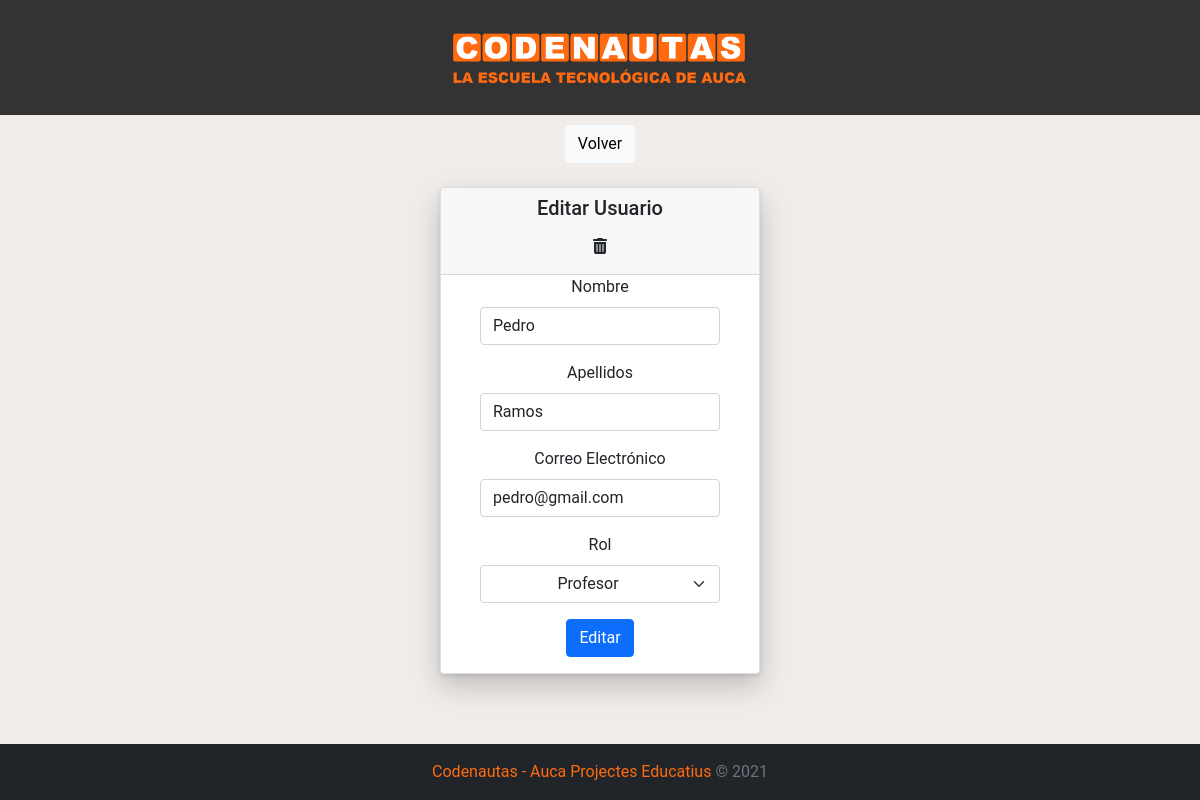
/editar_usuario.php?id=7, run on the app's committed database.
### tables this page shows
CREATE TABLE `usuarios` (
  `id` int(11) NOT NULL,
  `nombre` varchar(200) NOT NULL,
  `apellidos` varchar(400) NOT NULL,
  `email` varchar(200) NOT NULL,
  `password` varchar(400) NOT NULL,
  `rol` varchar(20) NOT NULL
);

### editar_usuario.php (the view, shortened to what this page needs)
<?php
    require 'database.php';
    $id = $_GET["id"];
    $select = "SELECT * FROM usuarios WHERE id = '$id'";
    $query = $conn->query($select);
    $count = $query->rowCount();
    if ($count != 0)
    {
        foreach ($query as $row)
        {
            $nombre =  $row['nombre'];
            $apellidos = $row['apellidos'];
            $email = $row['email'];
            $rol = $row['rol'];
        }
    }
?>
<!DOCTYPE html>
<html>
    <head>
        <link href="https://cdn.jsdelivr.net/npm/bootstrap@5.0.2/dist/css/bootstrap.min.css" rel="stylesheet">
        <link rel="stylesheet" type="text/css" href="assets/css/estilo.css">
        <link rel="stylesheet" type="text/css" href="assets/css/avatar.css">
    </head>
    <body style=" background-color: #efecea; background-size: cover;">
        <?php require('vista/header.php'); ?>
        <div>
            <button type="button" class="btn btn-light" onclick="volver(event)">Volver</button>
        </div>
        <br>
        <div class="container">
            <div class="row row-cols-1 row-cols-sm-1 row-cols-md-1 g-3">
                <div class="col">
                    <div class="card" id="input-card" style="width: 20rem; display: block; margin: 0 auto;">
                        <div class="card-header">
                            <h5>Editar Usuario</h5>
                            <button type="button" class="btn" data-bs-toggle="modal" data-bs-target="#staticBackdrop"><i class="fa-solid fa-trash-can" id="delete"></i></button>
                        </div>
                        <div class="mb-3">
                            <label class="form-label">Nombre</label>
                            <input type="text" class="form-control" id="nombre" required style="width: 15rem; display: block; margin: 0 auto;" value="<?php echo $nombre; ?>"/>
                        </div>
                        <div class="mb-3">
                            <label class="form-label">Apellidos</label>
                            <input type="text" class="form-control" id="apellidos" required style="width: 15rem; display: block; margin: 0 auto;" value="<?php echo $apellidos; ?>"/>
                        </div>
                        <div class="mb-3">
                            <label class="form-label">Correo Electrónico</label>
                            <input type="email" class="form-control" id="email" required style="width: 15rem; display: block; margin: 0 auto;" value="<?php echo $email; ?>"/>
                        </div>
                        <div class="mb-3">
                            <label class="form-label">Rol</label>
                            <select class="form-select" style="text-align: center; width: 15rem; display: block; margin: 0 auto;" id="rol" required>
                                <?php
                                    if($rol == "admin")
                                    {
                                        echo "<option value='admin' selected> Administrador </option>";
                                        echo "<option value=profe> Profesor </option>";
                                    }
                                    else
                                    {
                                        echo "<option value=profe selected> Profesor </option>";
                                    }
                                ?>
                            </select>
                        </div>
                        <div class="mb-3">
                            <button type="button" class="btn btn-primary" id="btn">Editar</button>
                        </div>
                    </div>
                </div>
            </div>
        </div>
        <br>
        <?php require('vista/footer.php'); ?>
    </body>
</html>

### assets/css/estilo.css (style rules this page uses)
body { margin: 0; padding: 0; font-family: 'Roboto', sans-serif; text-align: center; }
#input-card { box-shadow: rgb(0 0 0 / 20%) 0px 12px 28px 0px, rgb(0 0 0 / 10%) 0px 2px 4px 0px, rgb(255 255 255 / 5%) 0px 0px 0px 1px inset; }

### data on the page
usuarios: nombre "Pedro", apellidos "Ramos", email "pedro@gmail.com", rol "Profesor"
